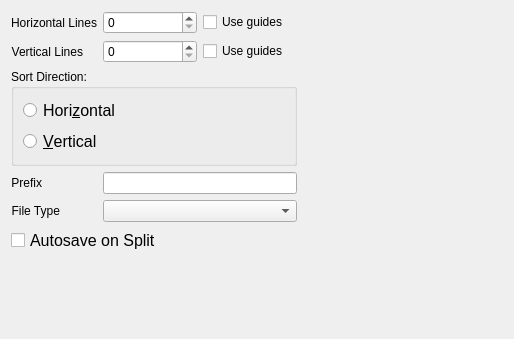
<?xml version="1.0" encoding="utf-8"?>
<ui version="4.0">
 <author>
    SPDX-FileCopyrightText: none
    SPDX-License-Identifier: GPL-3.0-or-later
  </author>
 <class>WdgImagesplit</class>
 <widget class="QWidget" name="WdgImagesplit">
  <property name="geometry">
   <rect>
    <x>0</x>
    <y>0</y>
    <width>514</width>
    <height>339</height>
   </rect>
  </property>
  <property name="windowTitle">
   <string>Image Size</string>
  </property>
  <layout class="QHBoxLayout" name="horizontalLayout_3">
   <item>
    <layout class="QFormLayout" name="formLayout">
     <item column="0" row="0">
      <widget class="QLabel" name="lblHorizontalSplitLines">
       <property name="text">
        <string>Horizontal Lines</string>
       </property>
       <property name="alignment">
        <set>Qt::AlignRight|Qt::AlignTrailing|Qt::AlignVCenter</set>
       </property>
      </widget>
     </item>
     <item column="1" row="0">
      <layout class="QHBoxLayout" name="horizontalLayout">
       <item>
        <widget class="KisIntParseSpinBox" name="intHorizontalSplitLines"/>
       </item>
       <item>
        <widget class="QCheckBox" name="chkGuidesHorizontal">
         <property name="text">
          <string>Use guides</string>
         </property>
        </widget>
       </item>
      </layout>
     </item>
     <item column="0" row="1">
      <widget class="QLabel" name="lblVerticalSplitLines">
       <property name="text">
        <string>Vertical Lines</string>
       </property>
       <property name="alignment">
        <set>Qt::AlignRight|Qt::AlignTrailing|Qt::AlignVCenter</set>
       </property>
      </widget>
     </item>
     <item column="1" row="1">
      <layout class="QHBoxLayout" name="horizontalLayout_2">
       <item>
        <widget class="KisIntParseSpinBox" name="intVerticalSplitLines"/>
       </item>
       <item>
        <widget class="QCheckBox" name="chkGuidesVertical">
         <property name="text">
          <string>Use guides</string>
         </property>
        </widget>
       </item>
      </layout>
     </item>
     <item colspan="2" column="0" row="2">
      <widget class="QGroupBox" name="groupBox">
       <property name="title">
        <string>Sort Direction:</string>
       </property>
       <layout class="QVBoxLayout" name="verticalLayout_2">
        <item>
         <widget class="QRadioButton" name="chkHorizontal">
          <property name="font">
           <font>
            <pointsize>12</pointsize>
           </font>
          </property>
          <property name="text">
           <string>Hori&amp;zontal</string>
          </property>
         </widget>
        </item>
        <item>
         <widget class="QRadioButton" name="chkVertical">
          <property name="font">
           <font>
            <pointsize>12</pointsize>
           </font>
          </property>
          <property name="text">
           <string>&amp;Vertical</string>
          </property>
         </widget>
        </item>
       </layout>
      </widget>
     </item>
     <item column="0" row="3">
      <widget class="QLabel" name="lblSuffix">
       <property name="text">
        <string>Prefix</string>
       </property>
       <property name="alignment">
        <set>Qt::AlignRight|Qt::AlignTrailing|Qt::AlignVCenter</set>
       </property>
      </widget>
     </item>
     <item column="1" row="3">
      <widget class="QLineEdit" name="lineEdit">
       <property name="enabled">
        <bool>true</bool>
       </property>
       <property name="text">
        <string/>
       </property>
      </widget>
     </item>
     <item column="0" row="4">
      <widget class="QLabel" name="lblFileType">
       <property name="text">
        <string>File Type</string>
       </property>
       <property name="alignment">
        <set>Qt::AlignRight|Qt::AlignTrailing|Qt::AlignVCenter</set>
       </property>
      </widget>
     </item>
     <item column="1" row="4">
      <widget class="QComboBox" name="cmbFileType">
       <property name="sizePolicy">
        <sizepolicy hsizetype="Expanding" vsizetype="Fixed">
         <horstretch>0</horstretch>
         <verstretch>0</verstretch>
        </sizepolicy>
       </property>
      </widget>
     </item>
     <item colspan="2" column="0" row="5">
      <widget class="QCheckBox" name="chkAutoSave">
       <property name="font">
        <font>
         <pointsize>12</pointsize>
        </font>
       </property>
       <property name="text">
        <string>Autosave on Split</string>
       </property>
      </widget>
     </item>
     <item column="0" row="6">
      <spacer name="verticalSpacer">
       <property name="orientation">
        <enum>Qt::Vertical</enum>
       </property>
       <property name="sizeHint" stdset="0">
        <size>
         <width>20</width>
         <height>13</height>
        </size>
       </property>
      </spacer>
     </item>
    </layout>
   </item>
   <item>
    <widget class="QLabel" name="imagePreviewLabel">
     <property name="minimumSize">
      <size>
       <width>200</width>
       <height>200</height>
      </size>
     </property>
     <property name="text">
      <string/>
     </property>
    </widget>
   </item>
  </layout>
 </widget>
 <customwidgets>
  <customwidget>
   <class>KisIntParseSpinBox</class>
   <extends>QSpinBox</extends>
   <header>kis_int_parse_spin_box.h</header>
  </customwidget>
 </customwidgets>
 <resources/>
 <connections/>
</ui>
